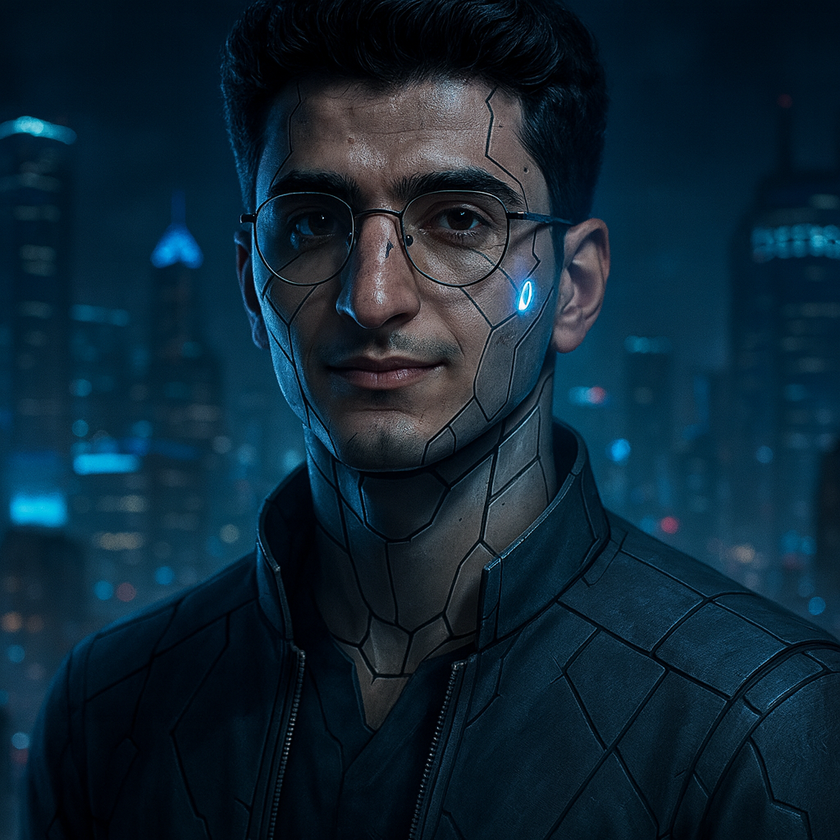
#> input picture 01/data/tech_pp.png, 840 x 840 px, shrunk from 1024 x 1024 before the run
$ python load_image.py
#> lines starting #> are read from the running program, lines starting #| are printed output that depends on the picture
import cv2 as cv

# ---- 1. Görselin yolu ----
path = "data/"
img = cv.imread(path + "tech_pp.png")   # Görseli oku
#> img is the input picture: shape (840, 840, 3); mean B, G, R 52.2, 37.4, 14.6

# ---- 2. Görsel başarıyla okundu mu kontrol edelim ----
if img is None:
    print("Görsel okunamadı! Lütfen path'i kontrol et.")
    exit()

print("Görsel boyutu:", img.shape)  # (yükseklik, genişlik, kanal sayısı)
#| Görsel boyutu: (840, 840, 3)

# ---- 3. Orijinal Görseli Göster ----
cv.namedWindow("Original Image", cv.WINDOW_AUTOSIZE)  # Pencere oluştur
cv.imshow("Original Image", img)                      # Görseli göster
cv.waitKey(0)  # Bir tuşa basılmasını bekle


# ---- 4. Renk Haritası (ColorMap) Uygula ----
# cv.COLORMAP_AUTUMN → Sarıdan kırmızıya geçiş (sonbahar rengi).
# cv.COLORMAP_BONE → Gri–mavi tonlar, X-ray etkisi.
# cv.COLORMAP_JET → Mavi → Yeşil → Kırmızı (ısı haritası için çok popüler).
# cv.COLORMAP_WINTER → Mavi → Yeşil geçişi.
# cv.COLORMAP_RAINBOW → Tam spektrum, gökkuşağı.
# cv.COLORMAP_OCEAN → Mavi–turuncu geçiş.
# cv.COLORMAP_HOT → Siyah → Kırmızı → Sarı → Beyaz.
# cv.COLORMAP_PINK → Pembe tonlar, bilimsel çizimler için.
# cv.COLORMAP_COOL → Cam göbeği → Pembe.


# Denemek istediğimiz colormap'ler
colormaps = [
    ("AUTUMN", cv.COLORMAP_AUTUMN),
    ("BONE", cv.COLORMAP_BONE),
    ("JET", cv.COLORMAP_JET),
    ("WINTER", cv.COLORMAP_WINTER),
    ("RAINBOW", cv.COLORMAP_RAINBOW),
    ("OCEAN", cv.COLORMAP_OCEAN),
    ("HOT", cv.COLORMAP_HOT),
    ("PINK", cv.COLORMAP_PINK),
    ("COOL", cv.COLORMAP_COOL),
]

for name, cmap in colormaps:
    dst = cv.applyColorMap(img, cmap)
    cv.imshow(name, dst)
    cv.waitKey(0)
#> this loop made 9 passes
#> pass 1, `dst = cv.applyColorMap(img, cmap)`:
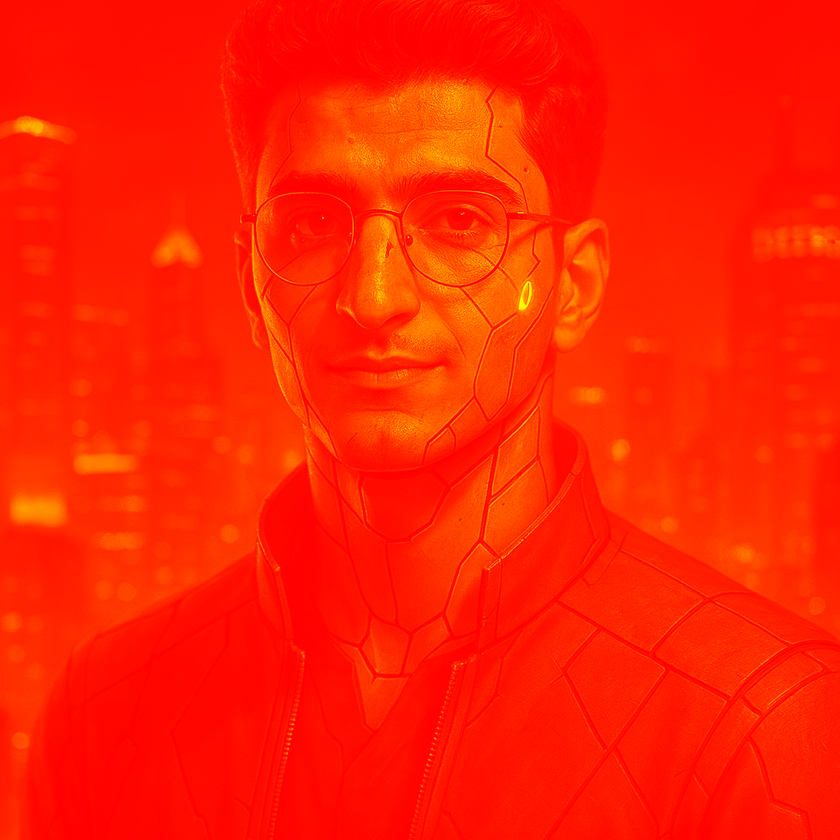
#> dst: shape (840, 840, 3); mean B, G, R 0, 32.3, 255
#> pass 2, `dst = cv.applyColorMap(img, cmap)`:
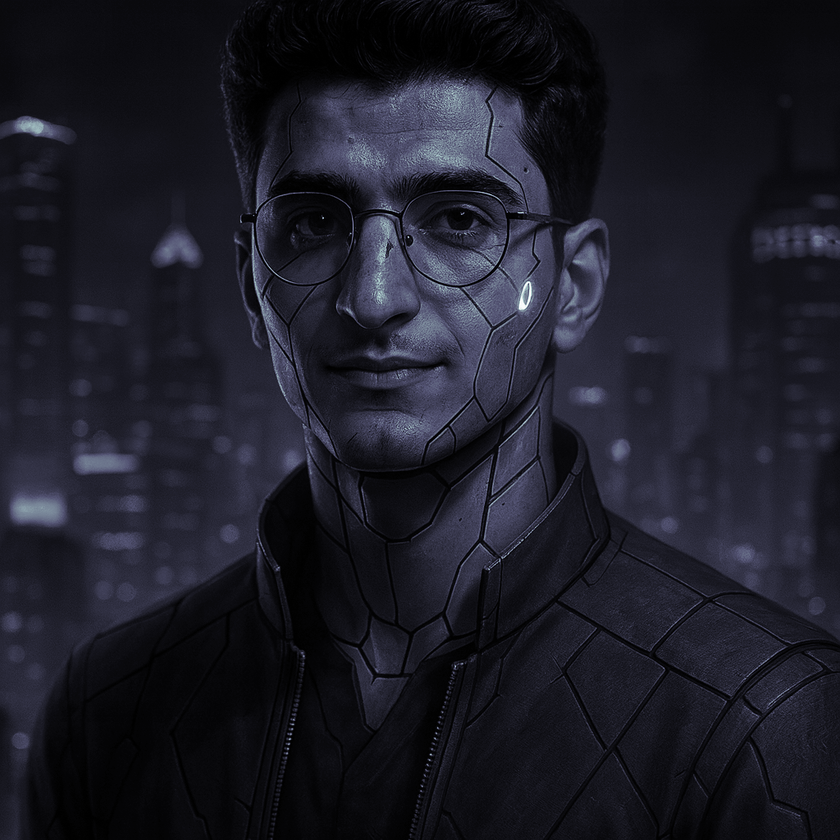
#> dst: shape (840, 840, 3); mean B, G, R 38.7, 28.5, 28.2
#> pass 3, `dst = cv.applyColorMap(img, cmap)`:
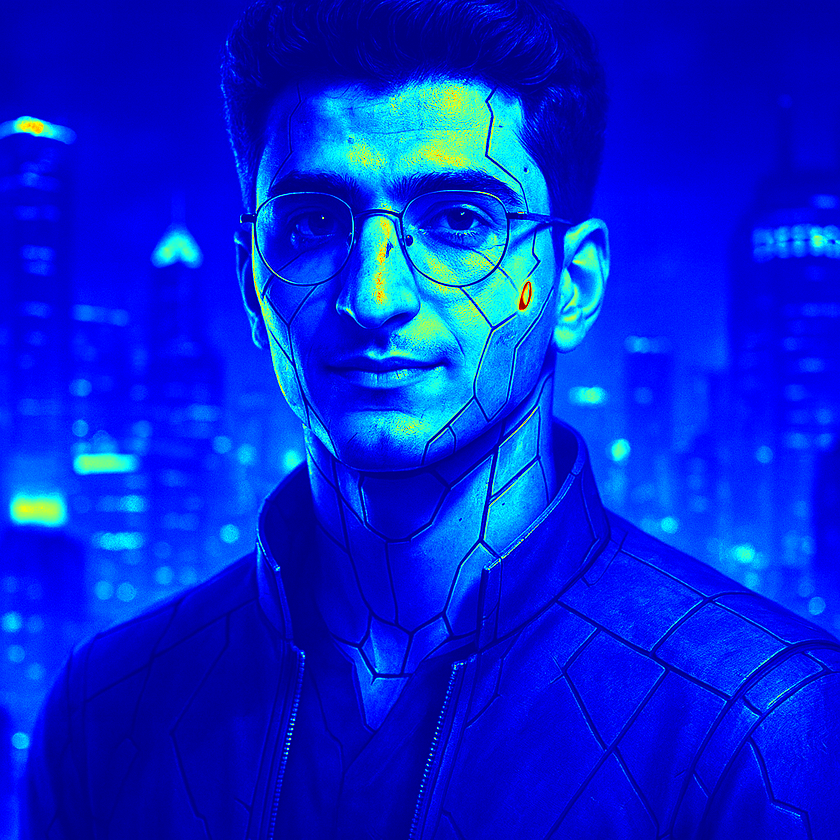
#> dst: shape (840, 840, 3); mean B, G, R 215.3, 35, 3.1


# cvtColor
gray = cv.cvtColor(img, cv.COLOR_BGR2GRAY)
cv.imshow("Gray", gray)
cv.waitKey(0)

cv.imwrite("data/gray.png", gray)

# ---- 6. Pencereleri Kapat ----
cv.destroyAllWindows()
